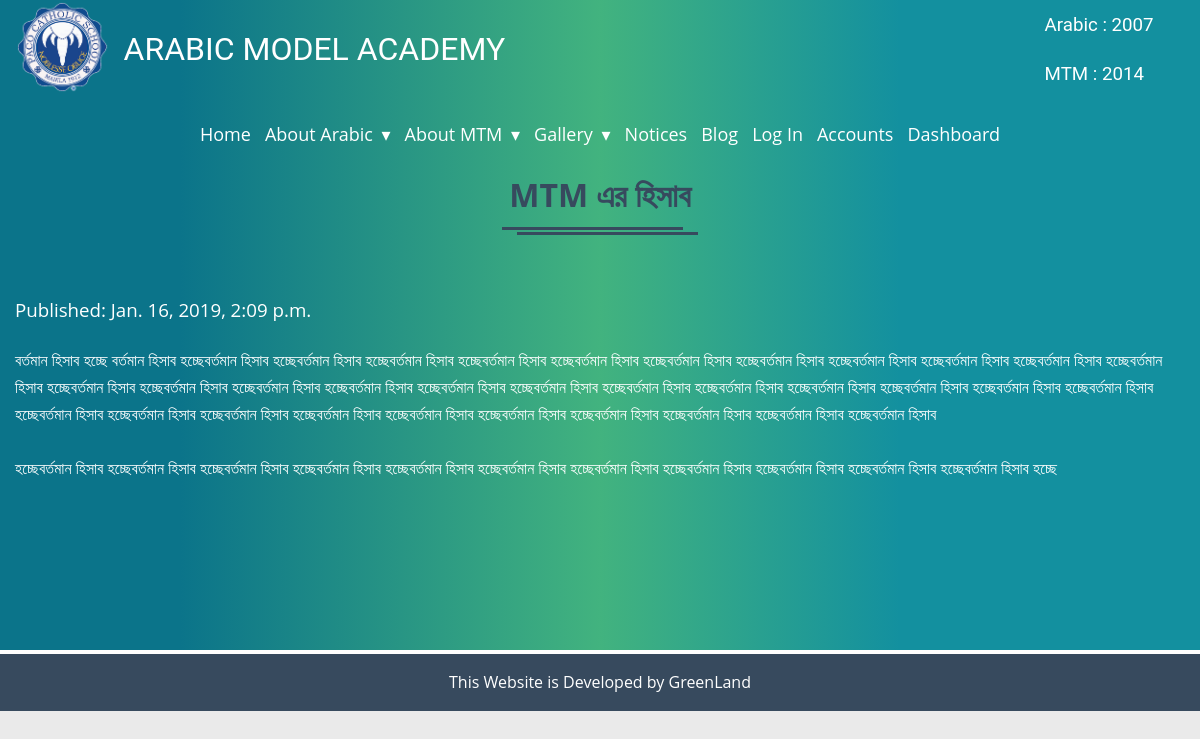
Page /notice/notice-details/6 on the committed database.
### notice/models.py (models this page shows)
class Notice(models.Model):
	heading = models.CharField(max_length=200, null=True, blank=True)
	date = models.DateTimeField(auto_now_add=True)
	description = models.TextField()

### notice/views.py (the view)
# urls.py: path('notice-details/<int:pk>', notice_details, name='notice-details'),
def notice_details(request, pk):
	notice = get_object_or_404(Notice, pk=pk)
	ctx = {'notice': notice}
	return render(request, 'theme/notice/notice-details.html', ctx)

### templates/theme/notice/notice-details.html
{% extends 'theme/base.html' %}
{% block content %}
<section class="commonBody rules">
  <div class="container">
    <div class="commonHeding">
      <h1>{{ notice.heading }}</h1>
    </div>
    <div class="fsltBody">
      <div class="fsltText">
        <h3>Published: <span>{{ notice.date }}</span></h3><br>
        <p>{{ notice.description|safe }}</p>
      </div>
    </div>
  </div>
</section>
{% endblock %}

### static/theme/css/style.css (style rules this page uses)
* { margin: 0; padding: 0; }
p { line-height: 27px; }
p, h1, h2, h3, h4, h5, h6 { margin: 0; padding: 0; font-weight: normal; }
h1, h2, h3, h4, h5, h6 { line-height: 30px; }
body { width: 100%; height: 100%; margin: 0; padding: 0; font-size:16px; box-sizing: border-box; background-size: cover; background-repeat: no-repeat; font-family: 'Open Sans', sans-serif; font-weight: normal; background-color: #EAEAEA; }
.container { max-width: 1366px; width: 100%; margin: 0 auto; box-sizing: border-box; padding: 0 15px; }
.commonBody { background: linear-gradient(90deg,#0b748a 15%,rgba(24, 165, 100, 0.8) 50%,#13909F 75%); padding: 6% 0% 10.8% 0%; color: #fff; }
.commonHeding { text-align: center; }
.commonHeding h1 { font-size: 32px; padding-bottom: 25px; margin-bottom: 60px; position: relative; font-weight: bold; display: inline-block; color: #374A5E; }
.commonHeding h1::before { content: ""; width: 100%; border-top: 3px solid; position: absolute; bottom: 0; left: 4%; }
.commonHeding h1::after { content: ""; width: 100%; border-top: 3px solid; position: absolute; bottom: 5px; left: -4%; }
.rules { padding: 15% 0% 14% 0%; }

### rows in the picture
Notice: heading "MTM এর হিসাব", date "Jan. 16, 2019, 2:09 p.m.", description "বর্তমান হিসাব হচ্ছে বর্তমান হিসাব হচ্ছেবর্তমান হিসাব হচ্ছেবর্তমান হিসাব হচ্ছেবর্তমান হিসাব হচ্ছেবর্তমান হিসাব হচ্ছেবর্তমান হিসাব হচ্ছেবর্তমান হিসাব হচ্ছেবর্তমান হিসাব হচ্ছেবর্তমান হিসাব হচ্ছেবর্তমান হিসাব হচ্ছেবর্তমান হিসাব হচ্ছেবর্তমান হিসাব হচ্ছেবর্তমান হিসাব হচ্ছেবর্তমান হিসাব হচ্ছেবর্তমান হিসাব হচ্ছেবর্তমান হিসাব হচ্ছেবর্তমান হিসাব হচ্ছেবর্তমান হিসাব হচ্ছেবর্তমান হিসাব হচ্ছেবর্তমান হিসাব হচ্ছেবর্তমান হিসাব হচ্ছেবর্তমান হিসাব হচ্ছেবর্তমান হিসাব হচ্ছেবর্তমান হিসাব হচ্ছেবর্তমান হিসাব হচ্ছেবর্তমান হিসাব হচ্ছেবর্তমান হিসাব হচ্ছেবর্তমান হিসাব হচ্ছেবর্তমান হিসাব হচ্ছেবর্তমান হিসাব হচ্ছেবর্তমান হিসাব হচ্ছেবর্তমান হিসাব হচ্ছেবর্তমান হিসাব হচ্ছেবর্তমান হিসাব হচ্ছেবর্তমান হিসাব হচ্ছেবর্তমান হিসাব…"
